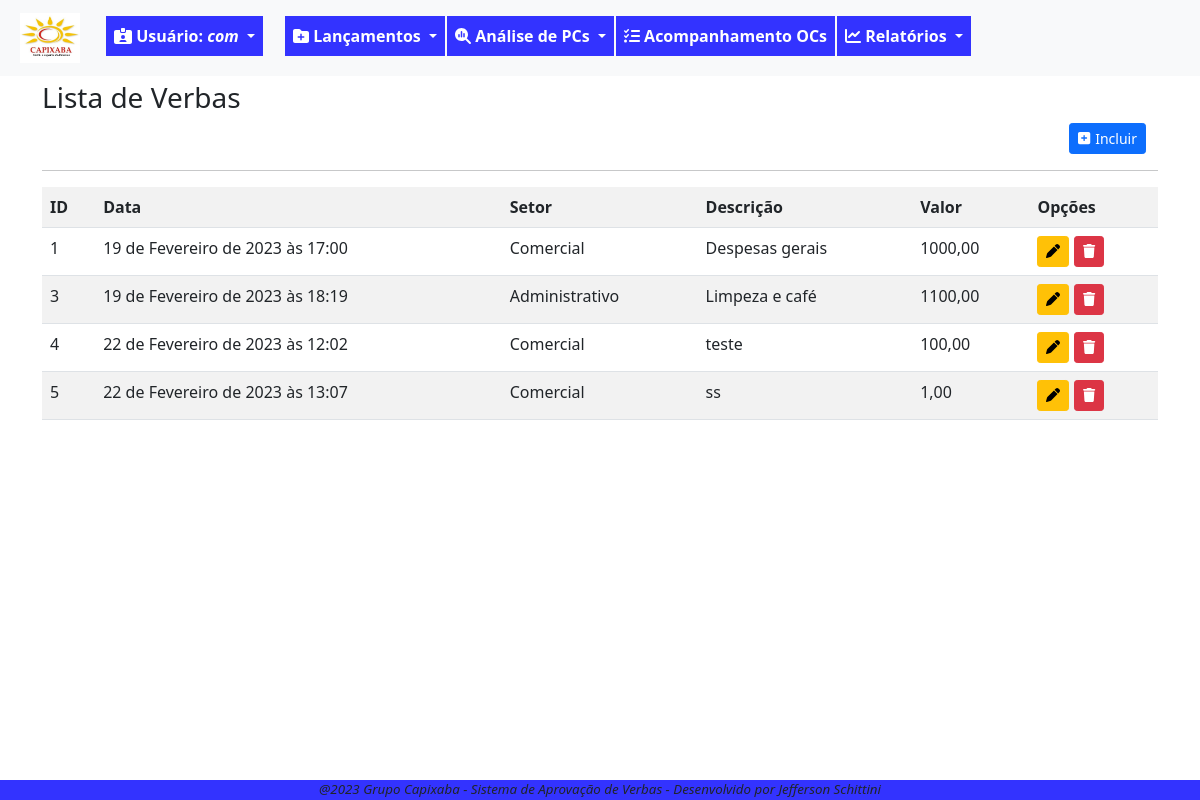
The page /verbas/listar/ (signed in) on the database its author committed.
### fluxo/models.py (models this page shows, shortened)
class Verba(models.Model):
    data_verba = models.DateTimeField(verbose_name='Data Lançamento', default=timezone.now)
    valor_verba = models.DecimalField(verbose_name='Valor da Verba', max_digits=9, decimal_places=2)
    setor_verba = models.ForeignKey(Setor, on_delete=models.PROTECT, verbose_name='Setor')
    desc_verba = models.CharField(verbose_name='Descrição', max_length=200)
    motivo_verba = models.TextField(verbose_name='Motivo', max_length=1000, blank=True, null=True)
    """ atriui a uma variável o nome da classe. Isso pode ser usado em um template para identificar a
    classe que está chamando o formulário e condicionar as ações"""

class Setor(models.Model):
    setor_desc = models.CharField(verbose_name='Setor', max_length=100, unique=True)
    gestor_setor = models.ForeignKey(User, on_delete=models.PROTECT, verbose_name='Gestor', blank=True, null=True)
    def __str__(self):
        return self.setor_desc

### fluxo/views.py (the view)
# urls.py: path('verbas/listar/', VerbaList.as_view(), name='lista-verbas'),
class VerbaList(GroupRequiredMixin, LoginRequiredMixin,ListView):
    login_url = reverse_lazy('login')
    group_required = u'Aprovador'
    model = Verba
    template_name = 'fluxo/listas/lista-verbas.html'

### fluxo/templates/fluxo/listas/lista-verbas.html (shortened to what this page needs)
{% extends 'paginas/base.html' %}
{% load static %}
{% block conteudo %}
<h3 style="margin-top: 5px;">Lista de Verbas </h3>
<div class="container container-dir">
    <a href="{% url 'cad-verbas' %}" class="btn btn-primary btn-sm" title="Incluir nova verba">
        <i style="margin-right: 5px" class="fa-solid fa-square-plus"></i>Incluir</a>
</div>
<hr>
<div class="table-responsive">
    <table class="table table-striped">
        <tr>
            <th>ID</th>
            <th>Data</th>
            <th>Setor</th>
            <th>Descrição</th>
            <th>Valor</th>
            <th>Opções</th>
        </tr>
        {% for verba in object_list %}
        <tr>
            <td>{{ verba.pk }}</td>
            <td>{{ verba.data_verba }}</td>
            <td>{{ verba.setor_verba }}</td>
            <td>{{ verba.desc_verba }}</td>
            <td>{{ verba.valor_verba }}</td>
            <td>
                <a href="{% url 'alter-verbas' verba.pk %}" class="btn btn-warning btn-sm" title="Alterar Verba"><i class="fa-solid fa-pen"></i></a>
                <a href="{% url 'excl-verbas' verba.pk %}" class="btn btn-danger btn-sm" title="Excluir Verba"><i class="fa-solid fa-trash"></i></a>
            </td>
        </tr>
        {% empty %}
        <tr>
            <td colspan="6">Não há verba disponível.</td>
        </tr>
        {% endfor%}
    </table>
</div>
{% endblock conteudo %}

### paginas/templates/paginas/base.html (shortened to what this page needs)
{% load static %}
{% load crispy_forms_tags %}
<!DOCTYPE html>
<html lang="pt-br">
<head>
    <link rel="stylesheet" href="{% static 'css/estilo.css' %}" type="text/css">
    <link rel="stylesheet" href="{% static 'css/bootstrap.min.css' %}" type="text/css">
    <link rel="stylesheet" href="{% static 'css/all.min.css' %}" type="text/css">
</head>
<body class="corpo">
    <header>
        {% block menu %}
        {% if request.user.is_authenticated %}
        <nav class="navbar navbar-expand-lg bg-light">
            <div class="container-fluid">
                <ul class="navbar-nav me-auto mb-lg-0">
                    <li class="nav-item">
                        <a class="navbar-brand nav-link" href="{% url 'index' %}"><img src="{% static 'img/logocpxb.jpeg' %}" width="60" height="50" alt=""></a>
                    </li>
                    <div class="nav-item dropdown mt-2">
                        <a style="color:white; margin-right: 20px;" class="nav-link dropdown-toggle btn-meu-menu" href="#" role="button" data-bs-toggle="dropdown" aria-expanded="false">
                            <i class="fa-solid fa-id-card-clip"></i><span> Usuário: <em>{{ request.user}}</em></span>
                        </a>
                    </div>
                    <div class="nav-item dropdown mt-2">
                        <a style="color:white" class="nav-link dropdown-toggle btn-meu-menu" href="#" role="button" data-bs-toggle="dropdown" aria-expanded="false">
                            <i class="fa-solid fa-folder-plus"></i>
                            <span>Lançamentos</span>
                        </a>
                    </div>
                    <div class="nav-item dropdown mt-2">
                        <a style="color:white" class="nav-link dropdown-toggle btn-meu-menu" href="#" role="button" data-bs-toggle="dropdown" aria-expanded="false">
                            <i class="fa-solid fa-magnifying-glass-chart"></i>
                            <span>Análise de PCs</span>
                        </a>
                    </div>
                    <li class="nav-item mt-2"><a style="color:white" class="nav-link btn-meu-menu" href="{% url 'index' %}">
                        <i class="fa-solid fa-list-check"></i>
                        <span>Acompanhamento OCs</span></a>
                    </li>
                    <div class="nav-item dropdown mt-2">
                        <a style="color:white" class="nav-link dropdown-toggle btn-meu-menu" href="#" role="button" data-bs-toggle="dropdown" aria-expanded="false">
                            <i class="fa-solid fa-chart-line"></i>
                            <span>Relatórios</span>
                        </a>
                    </div>
                </ul>
            </div>
        </nav>
        {% endif %}
        {% endblock menu %}
    </header>
        <div class="container">
        {% block conteudo %}{% endblock conteudo %}
        </div>
    {% block rodape %}
    <footer>
        <p style="margin-bottom: 0; font-size: smaller;"> <em> @2023 Grupo Capixaba - Sistema de Aprovação de Verbas - Desenvolvido por Jefferson Schittini</em></p>
    </footer>
    {% endblock rodape %}
</body>
</html>

### static/css/estilo.css (style rules this page uses)
.corpo { margin-bottom: 80px; }
.btn-meu-menu { background-color:rgb(51, 51,255); font-size: medium; font-weight: bold; margin-left: 2px; }
.container-dir { text-align: right; }
footer { position: fixed; bottom: 0; width: 100%; background-color:rgb(51, 51,255); text-align: center; }

### rows shown on the page
Verba: pk "1", data_verba "19 de Fevereiro de 2023 às 17:00", setor_verba "Comercial", desc_verba "Despesas gerais", valor_verba "1000,00"
Verba: pk "3", data_verba "19 de Fevereiro de 2023 às 18:19", setor_verba "Administrativo", desc_verba "Limpeza e café", valor_verba "1100,00"
Verba: pk "4", data_verba "22 de Fevereiro de 2023 às 12:02", setor_verba "Comercial", desc_verba "teste", valor_verba "100,00"
Verba: pk "5", data_verba "22 de Fevereiro de 2023 às 13:07", setor_verba "Comercial", desc_verba "ss", valor_verba "1,00"

### other values the page prints
{{ request.user }} "com"
